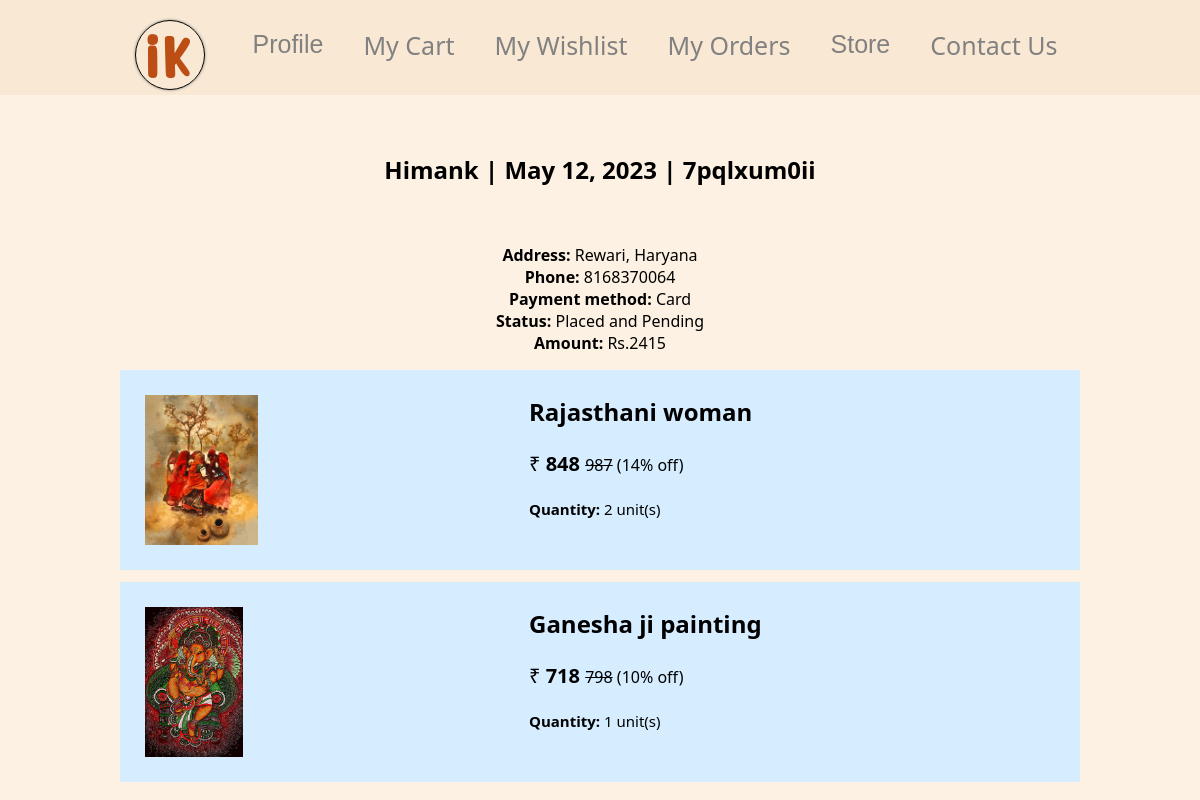
/order/7pqlxum0ii (signed in), run on the app's committed database.
### ecapp/models.py (models this page shows, shortened)
class OrderDetails(models.Model):
    orderid = models.CharField(max_length=20,unique=True,primary_key=True)
    purchaser = models.ForeignKey(User,on_delete=PROTECT)
    nameonpurchase = models.CharField(max_length=40,default="none")
    paymentid = models.ForeignKey(PaymentDetails,on_delete=PROTECT)
    dateofpurchase = models.DateField(auto_now=False, auto_now_add=False)
    address = models.CharField(max_length=200,default="nowhere")
    pincode = models.IntegerField(default=000000)
    status = models.CharField(max_length=20,choices=[('placed','placed'),('shipped','shipped'),('delivered','delivered')],default='placed')
    phone = models.IntegerField()
    amount = models.IntegerField(default=0)

class Product(models.Model):
    categories=[("Madhubani painting","Madhubani painting"),("Bottle arts","Bottle arts"),("Name plates","Name plates"),("Wall plates","Wall plates")]
    productID = models.CharField(max_length=10,unique=True,primary_key=True)
    name =models.CharField(max_length=100)
    description = models.TextField()
    image = models.FileField(upload_to=product_directory_path)
    price = models.IntegerField()
    discount = models.IntegerField()
    category = models.CharField(
        max_length=100,
        choices=categories,
        default='Hand painted bookmark'
    )
    size=models.CharField(max_length=40)
    materials=models.CharField(max_length=100)
    soldcount = models.IntegerField(default=0)
    quantity = models.IntegerField(default=1)
    outofstock = models.BooleanField(default=False)
    featured = models.BooleanField(default=False)
    trend_score = models.IntegerField(default=0)
    reviewcount = models.IntegerField(default=0)
    totalrating = models.FloatField(default=0)

### ecapp/views.py (the view)
# urls.py: path('order/<slug:slug>', views.order, name="order"),
def order(request,slug):
    if request.user.is_anonymous:
        return redirect("/login")
    if OrderDetails.objects.filter(orderid=slug).exists():
        pass
    else:
        return redirect("/")
    order = OrderDetails.objects.get(orderid=slug)
    if order.purchaser != request.user:
        return redirect("/")
    orderdet = {"orderid":order.orderid,"dateofpurchase":order.dateofpurchase,"nameonpurchase":order.nameonpurchase,"modeofpayment":order.paymentid.modeofpayment,"paymentstatus":order.paymentid.paymentstatus,"address":order.address,"pincode":order.pincode,"phone":order.phone,"amount":order.amount,"status":order.status,"items":[]}
    products = PurchasedProduct.objects.filter(orderid=order)
    for product in products:
        orderdet["items"].append({"productid":product.product.productID,"name":product.product.name,"quantity":product.quantity,"price":product.product.price,"discount":product.product.discount,"discountedprice":int(product.product.price-product.product.price*product.product.discount/100),"image":product.product.image})
    return render(request,'order.html',orderdet)

### templates/order.html (shortened to what this page needs)
{% extends 'base2.html' %}
{% block css %}/static/css/orders.css{% endblock css %}
{% block css2 %}/static/css/cart.css{% endblock css2 %}
{% block body %}
<div class="orderdiv">
    <div class="">
        <p>
            <br>
            <h2 style="text-align:center;"><b>{{nameonpurchase}}&nbsp;|&nbsp;{{dateofpurchase}}&nbsp;|&nbsp;{{orderid}}</b></h2><br>
            <p style="text-align:center;">
            <b>Address:&nbsp;</b>{{address}}<br>
            <b>Phone:&nbsp;</b>{{phone}}<br>
            {% if modeofpayment == "cod" %}
            <b>Payment method:&nbsp;</b>Cash on Delivery<br>
            {% elif modeofpayment == "card" %}
            <b>Payment method:&nbsp;</b>Card<br>
            {% elif modeofpayment == "netbanking" %}
            <b>Payment method:&nbsp;</b>Net Banking<br>
            {% elif modeofpayment == "upi" %}
            <b>Payment method:&nbsp;</b>UPI<br>
            {% endif %}
            {% if status == "placed" %}
            <b>Status:&nbsp;</b>Placed and Pending<br>
            {% elif status == "shipped" %}
            <b>Status:&nbsp;</b>Shipped<br>
            {% elif status == "delivered" %}
            <b>Status:&nbsp;</b>Delivered<br>
            {% else %}
            <b>Status:&nbsp;</b>N/A<br>
            {% endif %}
            <b>Amount:&nbsp;</b>Rs.{{amount}}<br>
            </p>
                {% for item in items %}
                <div class="product" style="text-align:left;height:200px;">
                    <div class="productimgdiv" style="max-height:200px">
                    <a href="/product/{{ item.productid }}" class="productlink">
                        <img src="/media/{{ item.image }}" loading="lazy" class="productimage" style="max-height:150px;"/>
                    </a>
                    </div>
                    <div class="productdetailsdiv">
                        <p class="pname">{{ item.name }}</p><br>
                        {% if item.outofstock == True %}
                        <span style="color: red">Out of stock!</span>
                        {% elif item.discount == 0 %}
                        <span style="font-size: 20px">&#8377; {{ item.price }}</span>
                        {% elif item.discount > 0%}
                        <span style="font-size: 20px">
                            &#8377;<b> {{ item.discountedprice }} </b>
                        </span>
                        <span style="text-decoration:line-through;">{{ item.price }}</span> ({{ item.discount }}% off)
                        {% endif %}
                        <br><br>
                        <span style="font-size: 15px"><b>Quantity:</b> {{ item.quantity }} unit&#40;s&#41;</span>
                    </div>
                </div>
                {% endfor %}
        </p>
      </div>
  </div>
{% endblock body %}

### static/css/base2.css (style rules this page uses)
.bodyofbase { margin: 0%; padding: 0%; background-color: #FCF1E2; background-blend-mode: soft-light; font-family: system-ui, -apple-system, BlinkMacSystemFont, 'Segoe UI', Roboto, Oxygen, Ubuntu, Cantarell, 'Open Sans', 'Helvetica Neue', sans-serif; }
* { box-sizing: border-box; }

### static/css/orders.css (style rules this page uses)
.orderdiv { width:100%; display: flexbox; flex-direction: column; flex-wrap: nowrap; justify-content: center; align-items: center; margin-top: 10px; margin-bottom: 10px; background-color: transparent; }

### static/css/cart.css (style rules this page uses)
.productlink { text-decoration: none; }
.product { position: relative; margin: 1%; margin-left: auto; margin-right: auto; width: 80%; height: 350px; background-color: rgb(214, 236, 255); text-align: center; padding: 25px; display: flex; flex-direction: row; flex-wrap: nowrap; }
.productimgdiv { width: 40%; align-items: center; }
.productimage { max-width: 100%; max-height: 300px; object-fit: cover; }
.productdetailsdiv { width: 60%; padding-left: 20px; text-align: left; }
.pname { font-weight: bold; font-size: x-large; padding: 0%; margin: 0%; }

### data on the page
OrderDetails: nameonpurchase "Himank", dateofpurchase "May 12, 2023", orderid "7pqlxum0ii", address "Rewari, Haryana"
Product: image (picture), name "Rajasthani woman"
Product: image (picture), name "Ganesha ji painting"

### other printed values
{{ phone }} "8168370064"
{{ amount }} "2415"
{{ item.discountedprice }} "848" "718"
{{ item.price }} "987" "798"
{{ item.discount }} "14" "10"
{{ item.quantity }} "2" "1"
